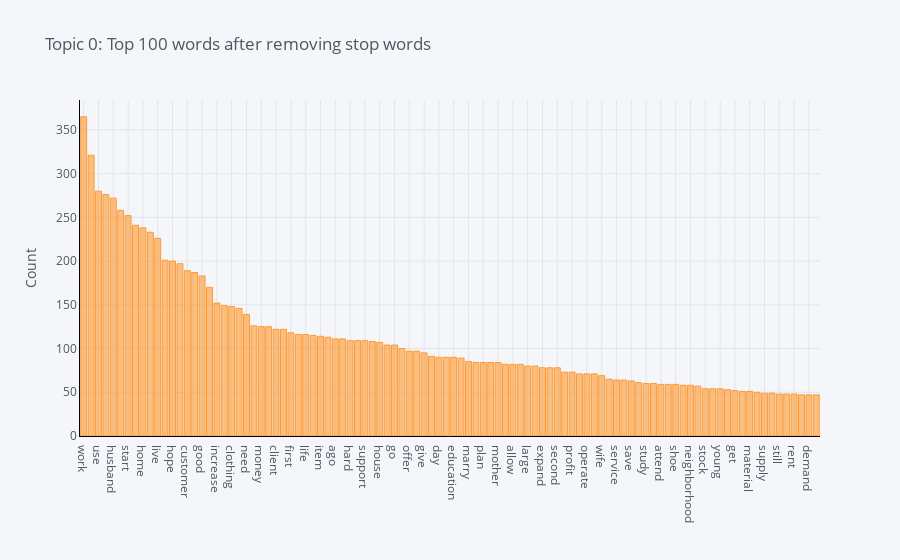

Notebook code cell kept with this figure:
### Code cell
plot_model(lda)

### Figure 1 — Plotly figure (JSON) as saved in the notebook; plotly's stock layout.template omitted (floating-point values rounded to 4 significant figures)
{"data": [{"marker": {"color": "rgba(255, 153, 51, 0.6)", "line": {"color": "rgba(255, 153, 51, 1.0)", "width": 1}}, "name": "count", "orientation": "v", "text": "", "type": "bar", "x": ["work", "product", "use", "help", "husband", "family", "start", "small", "home", "well", "live", "community", "hope", "store", "customer", "order", "good", "new", "increase", "entrepreneur", "clothing", "want", "need", "improve", "money", "provide", "client", "invest", "first", "group", "life", "time", "item", "grow", "ago", "continue", "hard", "run", "support", "request", "house", "sale", "go", "food", "offer", "take", "give", "say", "day", "merchandise", "education", "clothe", "marry", "member", "plan", "begin", "mother", "receive", "allow", "son", "large", "capital", "expand", "keep", "second", "open", "profit", "daughter", "operate", "currently", "wife", "experience", "service", "shop", "save", "age", "study", "great", "attend", "enough", "shoe", "market", "neighborhood", "goal", "stock", "explain", "young", "dream", "get", "future", "material", "hair", "supply", "job", "still", "area", "rent", "way", "demand", "month"], "y": [365, 321, 280, 276, 272, 258, 252, 241, 238, 233, 226, 201, 200, 197, 189, 187, 183, 170, 152, 149, 148, 146, 139, 126, 125, 125, 122, 122, 118, 116, 116, 115, 114, 113, 111, 111, 109, 109, 109, 108, 107, 104, 104, 100, 97, 97, 95, 91, 90, 90, 90, 89, 85, 84, 84, 84, 84, 82, 82, 82, 80, 80, 78, 78, 78, 73, 73, 71, 71, 71, 69, 65, 64, 64, 63, 61, 60, 60, 59, 59, 59, 58, 58, 57, 54, 54, 54, 53, 52, 51, 51, 50, 49, 49, 48, 48, 48, 47, 47, 47]}], "layout": {"autosize": true, "legend": {"bgcolor": "#F5F6F9", "font": {"color": "#4D5663"}}, "paper_bgcolor": "#F5F6F9", "plot_bgcolor": "#F5F6F9", "title": {"font": {"color": "#4D5663"}, "text": "Topic 0: Top 100 words after removing stop words"}, "xaxis": {"autorange": true, "gridcolor": "#E1E5ED", "linecolor": "black", "range": [-0.5, 99.5], "showgrid": true, "tickfont": {"color": "#4D5663"}, "title": {"font": {"color": "#4D5663"}, "text": ""}, "type": "category", "zerolinecolor": "#E1E5ED"}, "yaxis": {"autorange": true, "gridcolor": "#E1E5ED", "linecolor": "black", "range": [0, 384.2], "showgrid": true, "tickfont": {"color": "#4D5663"}, "title": {"font": {"color": "#4D5663"}, "text": "Count"}, "type": "linear", "zerolinecolor": "#E1E5ED"}}}
